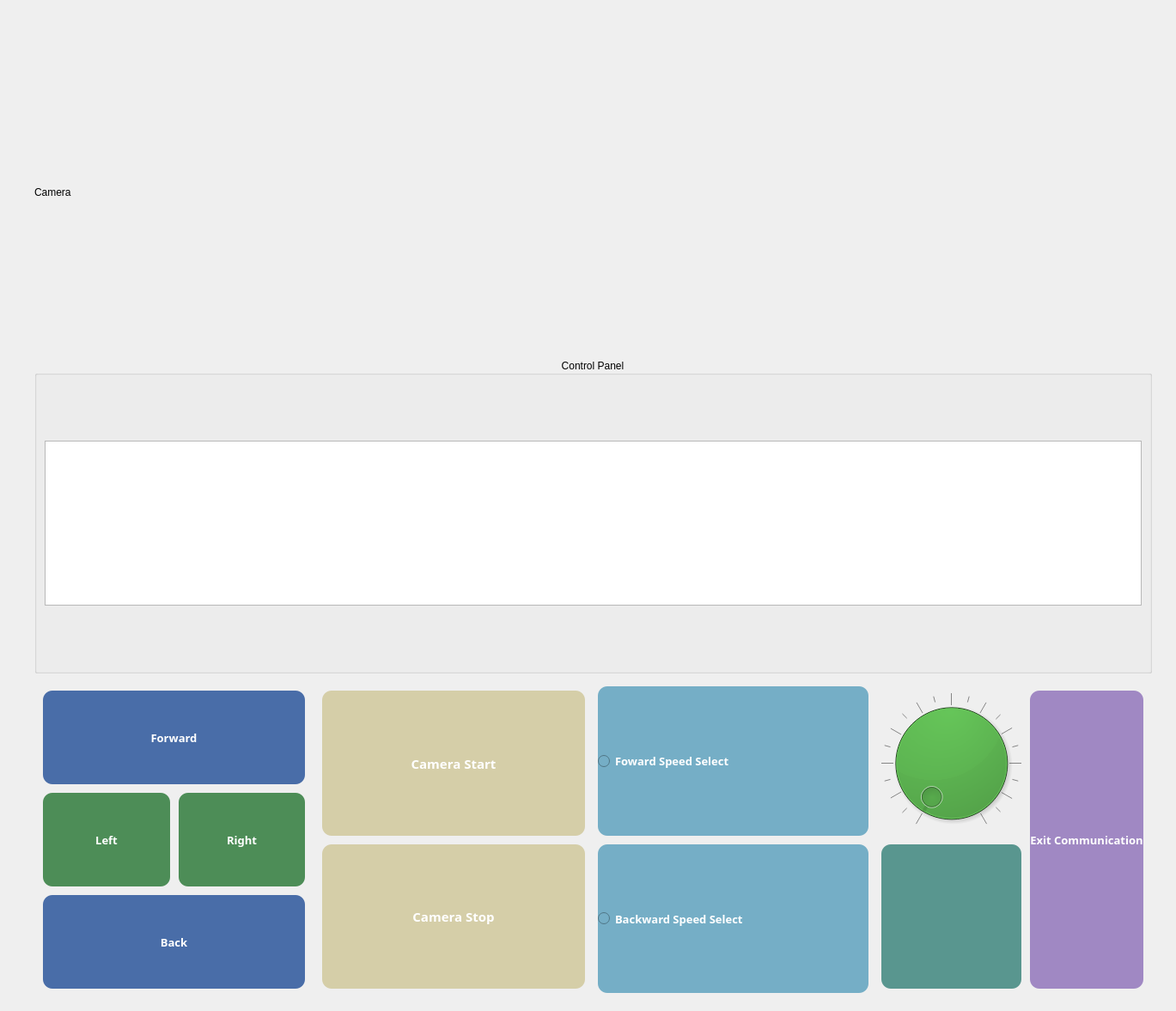
<?xml version="1.0" encoding="UTF-8"?>
<ui version="4.0">
 <class>Dialog</class>
 <widget class="QDialog" name="Dialog">
  <property name="geometry">
   <rect>
    <x>0</x>
    <y>0</y>
    <width>1369</width>
    <height>1177</height>
   </rect>
  </property>
  <property name="windowTitle">
   <string>Dialog</string>
  </property>
  <widget class="QWidget" name="verticalLayoutWidget">
   <property name="geometry">
    <rect>
     <x>30</x>
     <y>30</y>
     <width>1321</width>
     <height>1141</height>
    </rect>
   </property>
   <layout class="QVBoxLayout" name="verticalLayout">
    <property name="spacing">
     <number>10</number>
    </property>
    <property name="leftMargin">
     <number>10</number>
    </property>
    <property name="topMargin">
     <number>10</number>
    </property>
    <property name="rightMargin">
     <number>10</number>
    </property>
    <property name="bottomMargin">
     <number>10</number>
    </property>
    <item>
     <layout class="QVBoxLayout" name="verticalLayout_2">
      <item>
       <widget class="QLabel" name="camera_label">
        <property name="text">
         <string>Camera</string>
        </property>
       </widget>
      </item>
     </layout>
    </item>
    <item>
     <widget class="QGroupBox" name="horizontalGroupBox">
      <property name="title">
       <string>Control Panel</string>
      </property>
      <property name="alignment">
       <set>Qt::AlignCenter</set>
      </property>
      <property name="flat">
       <bool>false</bool>
      </property>
      <property name="checkable">
       <bool>false</bool>
      </property>
      <layout class="QHBoxLayout" name="horizontalLayout">
       <item>
        <widget class="QTextBrowser" name="textB">
         <property name="sizePolicy">
          <sizepolicy hsizetype="Expanding" vsizetype="Maximum">
           <horstretch>0</horstretch>
           <verstretch>0</verstretch>
          </sizepolicy>
         </property>
         <property name="font">
          <font>
           <pointsize>7</pointsize>
          </font>
         </property>
        </widget>
       </item>
      </layout>
     </widget>
    </item>
    <item>
     <layout class="QHBoxLayout" name="horizontalLayout_2">
      <property name="leftMargin">
       <number>5</number>
      </property>
      <property name="topMargin">
       <number>5</number>
      </property>
      <property name="rightMargin">
       <number>5</number>
      </property>
      <property name="bottomMargin">
       <number>5</number>
      </property>
      <item>
       <layout class="QHBoxLayout" name="horizontalLayout_8">
        <property name="spacing">
         <number>10</number>
        </property>
        <property name="leftMargin">
         <number>5</number>
        </property>
        <property name="topMargin">
         <number>5</number>
        </property>
        <property name="rightMargin">
         <number>5</number>
        </property>
        <property name="bottomMargin">
         <number>5</number>
        </property>
        <item>
         <layout class="QGridLayout" name="gridLayout">
          <item row="1" column="0">
           <widget class="QPushButton" name="left">
            <property name="sizePolicy">
             <sizepolicy hsizetype="Minimum" vsizetype="Minimum">
              <horstretch>0</horstretch>
              <verstretch>0</verstretch>
             </sizepolicy>
            </property>
            <property name="palette">
             <palette>
              <active>
               <colorrole role="WindowText">
                <brush brushstyle="SolidPattern">
                 <color alpha="255">
                  <red>255</red>
                  <green>255</green>
                  <blue>255</blue>
                 </color>
                </brush>
               </colorrole>
               <colorrole role="Button">
                <brush brushstyle="SolidPattern">
                 <color alpha="255">
                  <red>77</red>
                  <green>141</green>
                  <blue>87</blue>
                 </color>
                </brush>
               </colorrole>
               <colorrole role="Light">
                <brush brushstyle="SolidPattern">
                 <color alpha="255">
                  <red>76</red>
                  <green>124</green>
                  <blue>91</blue>
                 </color>
                </brush>
               </colorrole>
               <colorrole role="Midlight">
                <brush brushstyle="SolidPattern">
                 <color alpha="255">
                  <red>76</red>
                  <green>124</green>
                  <blue>91</blue>
                 </color>
                </brush>
               </colorrole>
               <colorrole role="Dark">
                <brush brushstyle="SolidPattern">
                 <color alpha="255">
                  <red>76</red>
                  <green>124</green>
                  <blue>91</blue>
                 </color>
                </brush>
               </colorrole>
               <colorrole role="Mid">
                <brush brushstyle="SolidPattern">
                 <color alpha="255">
                  <red>76</red>
                  <green>124</green>
                  <blue>91</blue>
                 </color>
                </brush>
               </colorrole>
               <colorrole role="Text">
                <brush brushstyle="SolidPattern">
                 <color alpha="255">
                  <red>255</red>
                  <green>255</green>
                  <blue>255</blue>
                 </color>
                </brush>
               </colorrole>
               <colorrole role="BrightText">
                <brush brushstyle="SolidPattern">
                 <color alpha="255">
                  <red>0</red>
                  <green>0</green>
                  <blue>0</blue>
                 </color>
                </brush>
               </colorrole>
               <colorrole role="ButtonText">
                <brush brushstyle="SolidPattern">
                 <color alpha="255">
                  <red>255</red>
                  <green>255</green>
                  <blue>255</blue>
                 </color>
                </brush>
               </colorrole>
               <colorrole role="Base">
                <brush brushstyle="SolidPattern">
                 <color alpha="255">
                  <red>77</red>
                  <green>141</green>
                  <blue>87</blue>
                 </color>
                </brush>
               </colorrole>
               <colorrole role="Window">
                <brush brushstyle="SolidPattern">
                 <color alpha="255">
                  <red>77</red>
                  <green>141</green>
                  <blue>87</blue>
                 </color>
                </brush>
               </colorrole>
               <colorrole role="Shadow">
                <brush brushstyle="SolidPattern">
                 <color alpha="255">
                  <red>76</red>
                  <green>124</green>
                  <blue>91</blue>
                 </color>
                </brush>
               </colorrole>
               <colorrole role="Highlight">
                <brush brushstyle="SolidPattern">
                 <color alpha="255">
                  <red>85</red>
                  <green>156</green>
                  <blue>115</blue>
                 </color>
                </brush>
               </colorrole>
               <colorrole role="HighlightedText">
                <brush brushstyle="SolidPattern">
                 <color alpha="255">
                  <red>0</red>
                  <green>0</green>
                  <blue>0</blue>
                 </color>
                </brush>
               </colorrole>
               <colorrole role="Link">
                <brush brushstyle="SolidPattern">
                 <color alpha="255">
                  <red>65</red>
                  <green>106</green>
                  <blue>77</blue>
                 </color>
                </brush>
               </colorrole>
               <colorrole role="LinkVisited">
                <brush brushstyle="SolidPattern">
                 <color alpha="255">
                  <red>65</red>
                  <green>106</green>
                  <blue>77</blue>
                 </color>
                </brush>
               </colorrole>
               <colorrole role="AlternateBase">
                <brush brushstyle="SolidPattern">
                 <color alpha="255">
                  <red>76</red>
                  <green>124</green>
                  <blue>91</blue>
                 </color>
                </brush>
               </colorrole>
               <colorrole role="NoRole">
                <brush brushstyle="SolidPattern">
                 <color alpha="255">
                  <red>76</red>
                  <green>124</green>
                  <blue>91</blue>
                 </color>
                </brush>
               </colorrole>
               <colorrole role="ToolTipBase">
                <brush brushstyle="SolidPattern">
                 <color alpha="255">
                  <red>76</red>
                  <green>124</green>
                  <blue>91</blue>
                 </color>
                </brush>
               </colorrole>
               <colorrole role="ToolTipText">
                <brush brushstyle="SolidPattern">
                 <color alpha="255">
                  <red>0</red>
                  <green>0</green>
                  <blue>0</blue>
                 </color>
                </brush>
               </colorrole>
              </active>
              <inactive>
               <colorrole role="WindowText">
                <brush brushstyle="SolidPattern">
                 <color alpha="255">
                  <red>255</red>
                  <green>255</green>
                  <blue>255</blue>
                 </color>
                </brush>
               </colorrole>
               <colorrole role="Button">
                <brush brushstyle="SolidPattern">
                 <color alpha="255">
                  <red>77</red>
                  <green>141</green>
                  <blue>87</blue>
                 </color>
                </brush>
               </colorrole>
               <colorrole role="Light">
                <brush brushstyle="SolidPattern">
                 <color alpha="255">
                  <red>76</red>
                  <green>124</green>
                  <blue>91</blue>
                 </color>
                </brush>
               </colorrole>
               <colorrole role="Midlight">
                <brush brushstyle="SolidPattern">
                 <color alpha="255">
                  <red>76</red>
                  <green>124</green>
                  <blue>91</blue>
                 </color>
                </brush>
               </colorrole>
               <colorrole role="Dark">
                <brush brushstyle="SolidPattern">
                 <color alpha="255">
                  <red>76</red>
                  <green>124</green>
                  <blue>91</blue>
                 </color>
                </brush>
               </colorrole>
               <colorrole role="Mid">
                <brush brushstyle="SolidPattern">
                 <color alpha="255">
                  <red>76</red>
                  <green>124</green>
                  <blue>91</blue>
                 </color>
                </brush>
               </colorrole>
               <colorrole role="Text">
                <brush brushstyle="SolidPattern">
                 <color alpha="255">
                  <red>255</red>
                  <green>255</green>
                  <blue>255</blue>
                 </color>
                </brush>
               </colorrole>
               <colorrole role="BrightText">
                <brush brushstyle="SolidPattern">
                 <color alpha="255">
                  <red>0</red>
                  <green>0</green>
                  <blue>0</blue>
                 </color>
                </brush>
               </colorrole>
               <colorrole role="ButtonText">
                <brush brushstyle="SolidPattern">
                 <color alpha="255">
                  <red>255</red>
                  <green>255</green>
                  <blue>255</blue>
                 </color>
                </brush>
               </colorrole>
               <colorrole role="Base">
                <brush brushstyle="SolidPattern">
                 <color alpha="255">
                  <red>77</red>
                  <green>141</green>
                  <blue>87</blue>
                 </color>
                </brush>
               </colorrole>
               <colorrole role="Window">
                <brush brushstyle="SolidPattern">
                 <color alpha="255">
                  <red>77</red>
                  <green>141</green>
                  <blue>87</blue>
                 </color>
                </brush>
               </colorrole>
               <colorrole role="Shadow">
                <brush brushstyle="SolidPattern">
                 <color alpha="255">
                  <red>76</red>
                  <green>124</green>
                  <blue>91</blue>
                 </color>
                </brush>
               </colorrole>
               <colorrole role="Highlight">
                <brush brushstyle="SolidPattern">
                 <color alpha="255">
                  <red>85</red>
                  <green>156</green>
                  <blue>115</blue>
                 </color>
                </brush>
               </colorrole>
               <colorrole role="HighlightedText">
                <brush brushstyle="SolidPattern">
                 <color alpha="255">
                  <red>0</red>
                  <green>0</green>
                  <blue>0</blue>
                 </color>
                </brush>
               </colorrole>
               <colorrole role="Link">
                <brush brushstyle="SolidPattern">
                 <color alpha="255">
                  <red>65</red>
                  <green>106</green>
                  <blue>77</blue>
                 </color>
                </brush>
               </colorrole>
               <colorrole role="LinkVisited">
                <brush brushstyle="SolidPattern">
                 <color alpha="255">
                  <red>65</red>
                  <green>106</green>
                  <blue>77</blue>
                 </color>
                </brush>
               </colorrole>
               <colorrole role="AlternateBase">
                <brush brushstyle="SolidPattern">
                 <color alpha="255">
                  <red>76</red>
                  <green>124</green>
                  <blue>91</blue>
                 </color>
                </brush>
               </colorrole>
               <colorrole role="NoRole">
                <brush brushstyle="SolidPattern">
                 <color alpha="255">
                  <red>76</red>
                  <green>124</green>
                  <blue>91</blue>
                 </color>
                </brush>
               </colorrole>
               <colorrole role="ToolTipBase">
                <brush brushstyle="SolidPattern">
                 <color alpha="255">
                  <red>76</red>
                  <green>124</green>
                  <blue>91</blue>
                 </color>
                </brush>
               </colorrole>
               <colorrole role="ToolTipText">
                <brush brushstyle="SolidPattern">
                 <color alpha="255">
                  <red>0</red>
                  <green>0</green>
                  <blue>0</blue>
                 </color>
                </brush>
               </colorrole>
              </inactive>
              <disabled>
               <colorrole role="WindowText">
                <brush brushstyle="SolidPattern">
                 <color alpha="255">
                  <red>255</red>
                  <green>255</green>
                  <blue>255</blue>
                 </color>
                </brush>
               </colorrole>
               <colorrole role="Button">
                <brush brushstyle="SolidPattern">
                 <color alpha="255">
                  <red>77</red>
                  <green>141</green>
                  <blue>87</blue>
                 </color>
                </brush>
               </colorrole>
               <colorrole role="Light">
                <brush brushstyle="SolidPattern">
                 <color alpha="255">
                  <red>76</red>
                  <green>124</green>
                  <blue>91</blue>
                 </color>
                </brush>
               </colorrole>
               <colorrole role="Midlight">
                <brush brushstyle="SolidPattern">
                 <color alpha="255">
                  <red>76</red>
                  <green>124</green>
                  <blue>91</blue>
                 </color>
                </brush>
               </colorrole>
               <colorrole role="Dark">
                <brush brushstyle="SolidPattern">
                 <color alpha="255">
                  <red>76</red>
                  <green>124</green>
                  <blue>91</blue>
                 </color>
                </brush>
               </colorrole>
               <colorrole role="Mid">
                <brush brushstyle="SolidPattern">
                 <color alpha="255">
                  <red>76</red>
                  <green>124</green>
                  <blue>91</blue>
                 </color>
                </brush>
               </colorrole>
               <colorrole role="Text">
                <brush brushstyle="SolidPattern">
                 <color alpha="255">
                  <red>255</red>
                  <green>255</green>
                  <blue>255</blue>
                 </color>
                </brush>
               </colorrole>
               <colorrole role="BrightText">
                <brush brushstyle="SolidPattern">
                 <color alpha="255">
                  <red>0</red>
                  <green>0</green>
                  <blue>0</blue>
                 </color>
                </brush>
               </colorrole>
               <colorrole role="ButtonText">
                <brush brushstyle="SolidPattern">
                 <color alpha="255">
                  <red>255</red>
                  <green>255</green>
                  <blue>255</blue>
                 </color>
                </brush>
               </colorrole>
               <colorrole role="Base">
                <brush brushstyle="SolidPattern">
                 <color alpha="255">
                  <red>77</red>
                  <green>141</green>
                  <blue>87</blue>
                 </color>
                </brush>
               </colorrole>
               <colorrole role="Window">
                <brush brushstyle="SolidPattern">
                 <color alpha="255">
                  <red>77</red>
                  <green>141</green>
                  <blue>87</blue>
                 </color>
                </brush>
               </colorrole>
               <colorrole role="Shadow">
                <brush brushstyle="SolidPattern">
                 <color alpha="255">
                  <red>76</red>
                  <green>124</green>
                  <blue>91</blue>
                 </color>
                </brush>
               </colorrole>
               <colorrole role="Highlight">
                <brush brushstyle="SolidPattern">
                 <color alpha="255">
                  <red>0</red>
                  <green>120</green>
                  <blue>215</blue>
                 </color>
                </brush>
               </colorrole>
               <colorrole role="HighlightedText">
                <brush brushstyle="SolidPattern">
                 <color alpha="255">
                  <red>0</red>
                  <green>0</green>
                  <blue>0</blue>
                 </color>
                </brush>
               </colorrole>
               <colorrole role="Link">
                <brush brushstyle="SolidPattern">
                 <color alpha="255">
                  <red>65</red>
                  <green>106</green>
                  <blue>77</blue>
                 </color>
                </brush>
               </colorrole>
               <colorrole role="LinkVisited">
                <brush brushstyle="SolidPattern">
                 <color alpha="255">
                  <red>65</red>
                  <green>106</green>
                  <blue>77</blue>
                 </color>
                </brush>
               </colorrole>
               <colorrole role="AlternateBase">
                <brush brushstyle="SolidPattern">
                 <color alpha="255">
                  <red>76</red>
                  <green>124</green>
                  <blue>91</blue>
                 </color>
                </brush>
               </colorrole>
               <colorrole role="NoRole">
                <brush brushstyle="SolidPattern">
                 <color alpha="255">
                  <red>76</red>
                  <green>124</green>
                  <blue>91</blue>
                 </color>
                </brush>
               </colorrole>
               <colorrole role="ToolTipBase">
                <brush brushstyle="SolidPattern">
                 <color alpha="255">
                  <red>76</red>
                  <green>124</green>
                  <blue>91</blue>
                 </color>
                </brush>
               </colorrole>
               <colorrole role="ToolTipText">
                <brush brushstyle="SolidPattern">
                 <color alpha="255">
                  <red>0</red>
                  <green>0</green>
                  <blue>0</blue>
                 </color>
                </brush>
               </colorrole>
              </disabled>
             </palette>
            </property>
            <property name="font">
             <font>
              <family>나눔스퀘어라운드 ExtraBold</family>
              <pointsize>10</pointsize>
              <weight>75</weight>
              <bold>true</bold>
             </font>
            </property>
            <property name="autoFillBackground">
             <bool>false</bool>
            </property>
            <property name="styleSheet">
             <string notr="true">QPushButton {
	border-radius: 11px;
	background-color: rgb(77, 141, 87);
	color: rgb(255, 255, 255);
}

</string>
            </property>
            <property name="text">
             <string>Left</string>
            </property>
           </widget>
          </item>
          <item row="1" column="1">
           <widget class="QPushButton" name="right">
            <property name="sizePolicy">
             <sizepolicy hsizetype="Minimum" vsizetype="Minimum">
              <horstretch>0</horstretch>
              <verstretch>0</verstretch>
             </sizepolicy>
            </property>
            <property name="font">
             <font>
              <family>나눔스퀘어라운드 ExtraBold</family>
              <pointsize>10</pointsize>
              <weight>75</weight>
              <bold>true</bold>
             </font>
            </property>
            <property name="styleSheet">
             <string notr="true">QPushButton {
	border-radius: 11px;
	background-color: rgb(77, 141, 87);
	color: rgb(255, 255, 255);
}
</string>
            </property>
            <property name="text">
             <string>Right</string>
            </property>
           </widget>
          </item>
          <item row="2" column="0" colspan="2">
           <widget class="QPushButton" name="back">
            <property name="sizePolicy">
             <sizepolicy hsizetype="Minimum" vsizetype="Minimum">
              <horstretch>0</horstretch>
              <verstretch>0</verstretch>
             </sizepolicy>
            </property>
            <property name="font">
             <font>
              <family>나눔스퀘어라운드 ExtraBold</family>
              <pointsize>10</pointsize>
              <weight>75</weight>
              <bold>true</bold>
             </font>
            </property>
            <property name="styleSheet">
             <string notr="true">QPushButton {
	border-radius: 11px;
	background-color: rgb(73, 109, 168);
	color: rgb(255, 255, 255);
}
</string>
            </property>
            <property name="text">
             <string>Back</string>
            </property>
           </widget>
          </item>
          <item row="0" column="0" colspan="2">
           <widget class="QPushButton" name="forward">
            <property name="sizePolicy">
             <sizepolicy hsizetype="Minimum" vsizetype="Minimum">
              <horstretch>0</horstretch>
              <verstretch>0</verstretch>
             </sizepolicy>
            </property>
            <property name="font">
             <font>
              <family>나눔스퀘어라운드 ExtraBold</family>
              <pointsize>10</pointsize>
              <weight>75</weight>
              <bold>true</bold>
             </font>
            </property>
            <property name="styleSheet">
             <string notr="true">QPushButton {
	border-radius: 11px;
	background-color: rgb(73, 109, 168);
	color: rgb(255, 255, 255);
}
</string>
            </property>
            <property name="text">
             <string>Forward</string>
            </property>
           </widget>
          </item>
         </layout>
        </item>
       </layout>
      </item>
      <item>
       <layout class="QVBoxLayout" name="verticalLayout_9">
        <property name="spacing">
         <number>10</number>
        </property>
        <property name="leftMargin">
         <number>5</number>
        </property>
        <property name="topMargin">
         <number>5</number>
        </property>
        <property name="rightMargin">
         <number>5</number>
        </property>
        <property name="bottomMargin">
         <number>5</number>
        </property>
        <item>
         <widget class="QPushButton" name="camera_start">
          <property name="sizePolicy">
           <sizepolicy hsizetype="Minimum" vsizetype="Minimum">
            <horstretch>0</horstretch>
            <verstretch>0</verstretch>
           </sizepolicy>
          </property>
          <property name="font">
           <font>
            <family>나눔스퀘어라운드 ExtraBold</family>
            <pointsize>11</pointsize>
            <weight>75</weight>
            <bold>true</bold>
           </font>
          </property>
          <property name="styleSheet">
           <string notr="true">QPushButton {
	border-radius: 11px;
	background-color: rgb(213, 206, 168);
	color: rgb(255, 255, 255);
}
	</string>
          </property>
          <property name="text">
           <string>Camera Start</string>
          </property>
         </widget>
        </item>
        <item>
         <widget class="QPushButton" name="camera_stop">
          <property name="sizePolicy">
           <sizepolicy hsizetype="Minimum" vsizetype="Minimum">
            <horstretch>0</horstretch>
            <verstretch>0</verstretch>
           </sizepolicy>
          </property>
          <property name="font">
           <font>
            <family>나눔스퀘어라운드 ExtraBold</family>
            <pointsize>11</pointsize>
            <weight>75</weight>
            <bold>true</bold>
           </font>
          </property>
          <property name="styleSheet">
           <string notr="true">QPushButton {
	border-radius: 11px;
	background-color: rgb(213, 206, 168);
	color: rgb(255, 255, 255);
}
	</string>
          </property>
          <property name="text">
           <string>Camera Stop</string>
          </property>
         </widget>
        </item>
       </layout>
      </item>
      <item>
       <layout class="QVBoxLayout" name="verticalLayout_3">
        <item>
         <widget class="QRadioButton" name="foward_radio">
          <property name="sizePolicy">
           <sizepolicy hsizetype="Minimum" vsizetype="Minimum">
            <horstretch>0</horstretch>
            <verstretch>0</verstretch>
           </sizepolicy>
          </property>
          <property name="font">
           <font>
            <family>나눔스퀘어라운드 ExtraBold</family>
            <pointsize>10</pointsize>
            <weight>75</weight>
            <bold>true</bold>
           </font>
          </property>
          <property name="styleSheet">
           <string notr="true">QRadioButton {
	border-radius: 11px;
	background-color: rgb(117, 174, 198);
	color: rgb(255, 255, 255);
}
</string>
          </property>
          <property name="text">
           <string>Foward Speed Select</string>
          </property>
         </widget>
        </item>
        <item>
         <widget class="QRadioButton" name="backward_radio">
          <property name="sizePolicy">
           <sizepolicy hsizetype="Minimum" vsizetype="Minimum">
            <horstretch>0</horstretch>
            <verstretch>0</verstretch>
           </sizepolicy>
          </property>
          <property name="font">
           <font>
            <family>나눔스퀘어라운드 ExtraBold</family>
            <pointsize>10</pointsize>
            <weight>75</weight>
            <bold>true</bold>
           </font>
          </property>
          <property name="styleSheet">
           <string notr="true">QRadioButton {
	border-radius: 11px;
	background-color: rgb(117, 174, 198);
	color: rgb(255, 255, 255);
}
</string>
          </property>
          <property name="text">
           <string>Backward Speed Select</string>
          </property>
         </widget>
        </item>
       </layout>
      </item>
      <item>
       <layout class="QHBoxLayout" name="horizontalLayout_3">
        <property name="spacing">
         <number>10</number>
        </property>
        <property name="leftMargin">
         <number>5</number>
        </property>
        <property name="topMargin">
         <number>5</number>
        </property>
        <property name="rightMargin">
         <number>5</number>
        </property>
        <property name="bottomMargin">
         <number>5</number>
        </property>
        <item>
         <layout class="QVBoxLayout" name="verticalLayout_6">
          <item>
           <widget class="QDial" name="speed_dial">
            <property name="sizePolicy">
             <sizepolicy hsizetype="Preferred" vsizetype="Preferred">
              <horstretch>0</horstretch>
              <verstretch>0</verstretch>
             </sizepolicy>
            </property>
            <property name="font">
             <font>
              <family>나눔스퀘어라운드 ExtraBold</family>
              <pointsize>10</pointsize>
              <weight>75</weight>
              <bold>true</bold>
             </font>
            </property>
            <property name="styleSheet">
             <string notr="true">QDial {
	border-radius: 11px;
	background-color: rgb(82, 162, 73);
	color: rgb(255, 255, 255);
}
</string>
            </property>
            <property name="maximum">
             <number>1000</number>
            </property>
            <property name="singleStep">
             <number>10</number>
            </property>
            <property name="pageStep">
             <number>20</number>
            </property>
            <property name="notchTarget">
             <double>10.000000000000000</double>
            </property>
            <property name="notchesVisible">
             <bool>true</bool>
            </property>
           </widget>
          </item>
          <item>
           <widget class="QLabel" name="Dial_label">
            <property name="font">
             <font>
              <family>나눔스퀘어라운드 ExtraBold</family>
              <pointsize>10</pointsize>
              <weight>75</weight>
              <bold>true</bold>
             </font>
            </property>
            <property name="styleSheet">
             <string notr="true">QLabel {
	border-radius: 11px;
	background-color: rgb(89, 150, 143);
	color: rgb(255, 255, 255);
}
</string>
            </property>
            <property name="text">
             <string/>
            </property>
           </widget>
          </item>
         </layout>
        </item>
        <item>
         <layout class="QHBoxLayout" name="horizontalLayout_4">
          <item>
           <widget class="QPushButton" name="Exit_Communication">
            <property name="sizePolicy">
             <sizepolicy hsizetype="Fixed" vsizetype="Minimum">
              <horstretch>0</horstretch>
              <verstretch>0</verstretch>
             </sizepolicy>
            </property>
            <property name="font">
             <font>
              <family>나눔스퀘어라운드 ExtraBold</family>
              <pointsize>10</pointsize>
              <weight>75</weight>
              <bold>true</bold>
             </font>
            </property>
            <property name="styleSheet">
             <string notr="true">QPushButton {
	border-radius: 11px;
	background-color: rgb(160, 136, 195);
	color: rgb(255, 255, 255);
}
	</string>
            </property>
            <property name="text">
             <string>Exit Communication</string>
            </property>
           </widget>
          </item>
         </layout>
        </item>
       </layout>
      </item>
     </layout>
    </item>
   </layout>
  </widget>
 </widget>
 <resources/>
 <connections/>
</ui>
